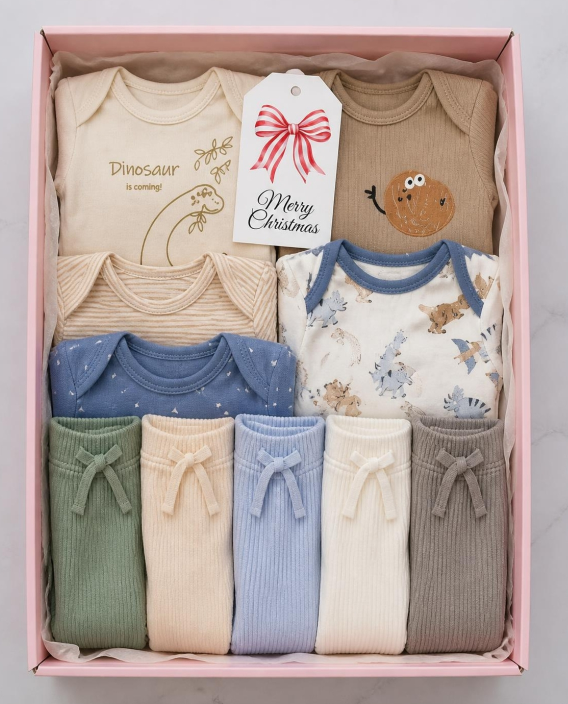
#> input picture sunnozy-content/posts/kampagne-weihnachtsbox/fotos/box_dinosaur.jpg, 1136 x 1408 px, given in place of box_mum_dad_me.jpg, which was not available (shown at 1/2 size); the run also reads 1 picture not shown here
$ python make_meta_ads_geschenkbox.py ../posts/kampagne-weihnachtsbox/fotos/box_dinosaur.jpg
#> lines starting #> are read from the running program, lines starting #| are printed output that depends on the picture; after the words box and inside, x2 and y2 are one past the last pixel; in counts of white or black regions, pixels touching at a corner belong together
#> further down, im is the input picture: PIL image 1136x1408 RGB; mean R, G, B 178.6, 164.4, 160
#> in karte, `c = Image.new('RGB', (W, H))`: c: PIL image 1080x1080 RGB; every value is 0
"""Meta-Anzeigen (Facebook/Instagram) fuer die Weihnachts-Geschenkboxen, im Stil der Set-Anzeigen (`make_meta_ads.py`).

Je Box: Karussell-Karte 1:1 (Foto links, rechts schmales Feld mit Logo senkrecht, «FERTIG VERPACKT», «mit
Weihnachtskarte», unten Versandversprechen), Feed 4:5 und Story 9:16 (Foto oben, Feld unten). Oben links das
schwarze Preis-Etikett. Dazu die personalisierte Box («Stell Deine Box selbst zusammen», ohne Preis-Etikett: der Preis
entsteht erst aus der Auswahl der Kundin)
und eine Uebersicht aller Boxen als Einstieg ins Karussell.
Fotos: `posts/kampagne-weihnachtsbox/fotos` (Real-ESRGAN, 2272 px), personalisierte Box: `personalisiert/`.

Aufruf: python3 make_meta_ads_geschenkbox.py <kampagnen-ordner>
"""
import os, sys
import numpy as np
from PIL import Image, ImageDraw, ImageFont, ImageFilter

camp = sys.argv[1]
out = os.path.join(camp, 'meta-ads')
os.makedirs(out, exist_ok=True)
ROOT = os.path.dirname(os.path.dirname(os.path.abspath(__file__)))
INTER = '/usr/share/fonts/opentype/inter/Inter-{}.otf'
FR = lambda s: ImageFont.truetype(os.path.join(ROOT, 'fonts', 'fraunces-600.ttf'), int(s))
IN = lambda w, s: ImageFont.truetype(INTER.format(w), int(s))
PANEL, INK, GRAU, WALD = (240, 226, 224), (17, 17, 17), (110, 106, 101), (35, 48, 41)

# (Datei, Name, Inhalt, Preis)
BOXEN = [('box_mum_dad_me', 'Mum Dad Me', '5 Bodys + 5 Leggings', '47.90'),
         ('box_lovely_little_girl', 'Lovely Little Girl', '3 Bodys + 5 Leggings', '44.90'),
         ('box_growing_up_strong', 'Growing up strong', '5 Bodys + 5 Jogginghosen', '47.90'),
         ('box_i_love_my_mummy', 'I love my Mummy', '3 Bodys + 3 Halstücher', '34.90'),
         ('box_dino', 'Dino', '3 Bodys + 3 Mulltücher', '44.90'),
         ('box_dinosaur', 'Dinosaur', '5 Bodys + 5 Jogginghosen', '47.90'),
         ('box_little_one', 'Little One', '5 Bodys + 3 Mulltücher', '49.90'),
         ('box_i_like_flying', 'I like flying', '3 Bodys + 5 Leggings', '44.90')]


def load_logo(width, col=INK):
    a = np.asarray(Image.open(os.path.join(ROOT, 'logo-sunnozy.webp')).convert('RGB')).astype(float)
    al = np.clip((255 - a.min(axis=2)) / 255 * 1.2, 0, 1); al[al < 0.08] = 0
    L = Image.new('RGBA', (a.shape[1], a.shape[0]), col + (0,)); L.putalpha(Image.fromarray((al * 255).astype(np.uint8)))
    L = L.crop(L.getbbox())
    return L.resize((width, round(L.height * width / L.width)), Image.LANCZOS)


def flaeche(im, W, H, foto=True):
    """Foto auf W x H einpassen (ganz sichtbar), Rest mit weichem Verlauf aus den Bildecken, Kanten eingeblendet."""
#> called with W = 760, H = 1080, foto = True
    a = np.asarray(im).astype(float); k = 40
    e = [np.median(a[:k, :k].reshape(-1, 3), 0), np.median(a[:k, -k:].reshape(-1, 3), 0),
         np.median(a[-k:, :k].reshape(-1, 3), 0), np.median(a[-k:, -k:].reshape(-1, 3), 0)]
    ty, tx = np.linspace(0, 1, H)[:, None, None], np.linspace(0, 1, W)[None, :, None]
    g = (e[0] * (1 - tx) + e[1] * tx) * (1 - ty) + (e[2] * (1 - tx) + e[3] * tx) * ty
    c = Image.fromarray(np.clip(g, 0, 255).astype(np.uint8))
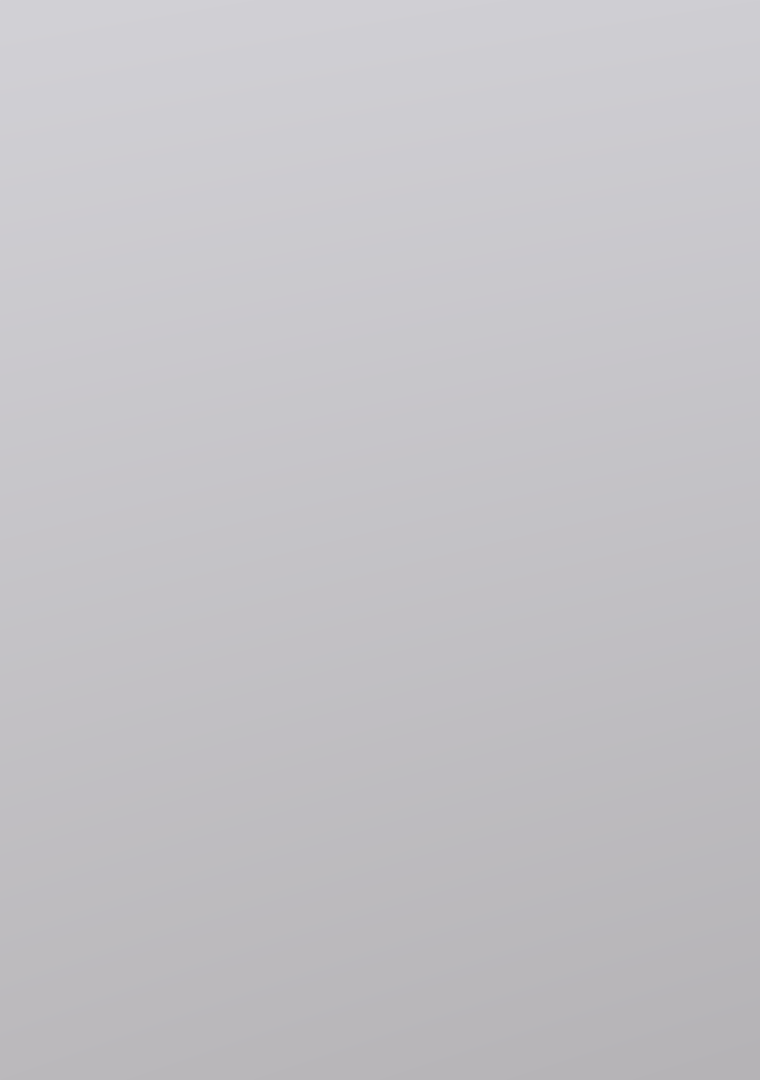
#> c: PIL image 760x1080 RGB; mean R, G, B 195.8, 194.3, 198.3
    if not foto:
        return c
    s = min(W / im.width, H / im.height); t = im.resize((round(im.width * s), round(im.height * s)), Image.LANCZOS)
#> after `t = im.resize((round(im.width * s), round(im.height * s)), Image.LANCZ`:
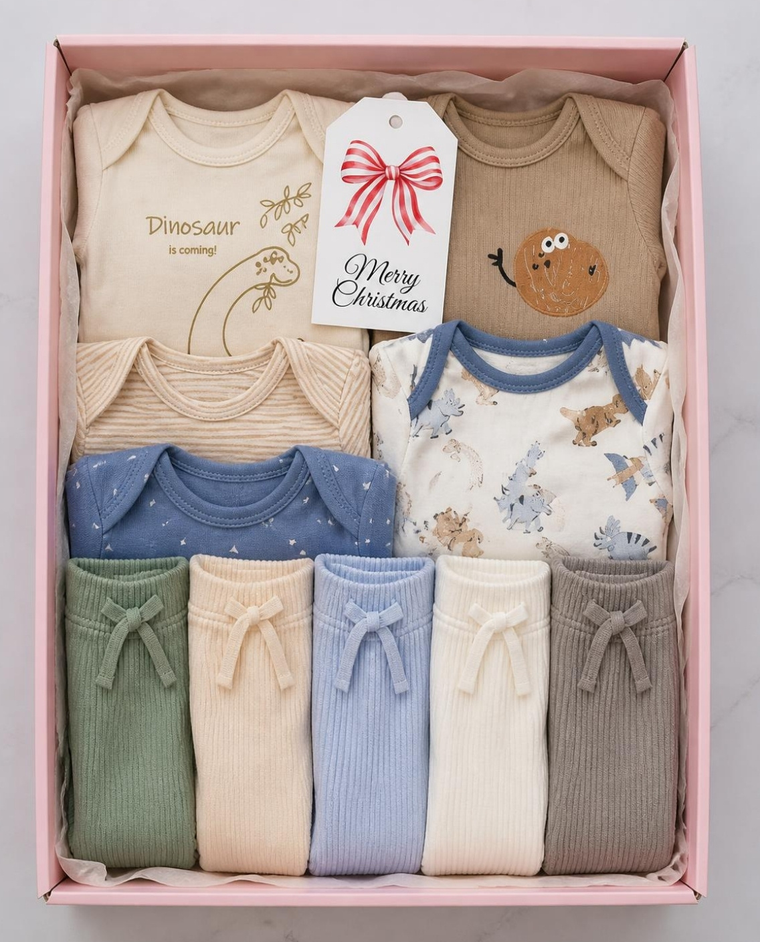
#> t: PIL image 760x942 RGB; mean R, G, B 178.6, 164.4, 160
    f = max(12, int(min(t.size) * 0.035))
#> f = 26
    m = Image.new('L', t.size, 0); ImageDraw.Draw(m).rectangle([f, f, t.width - f, t.height - f], fill=255)
#> after `m = Image.new('L', t.size, 0)`: m: PIL image 760x942 L; every value is 0
#> after `ImageDraw.Draw(m).rectangle([f, f, t.width - f, t.height - f], fill=25`:
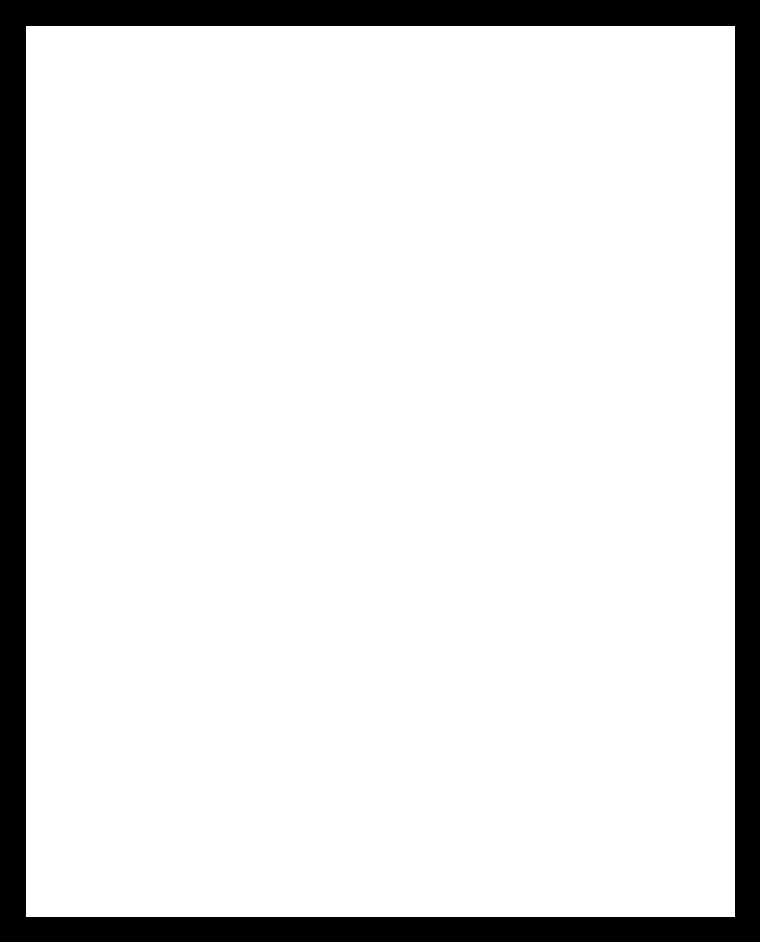
#> m: PIL image 760x942 L; 88.2% white; 1 black region, box (x1, y1, x2, y2) and area: (0, 0, 760, 942) 84201
    c.paste(t, ((W - t.width) // 2, (H - t.height) // 2), m.filter(ImageFilter.GaussianBlur(f / 2)))
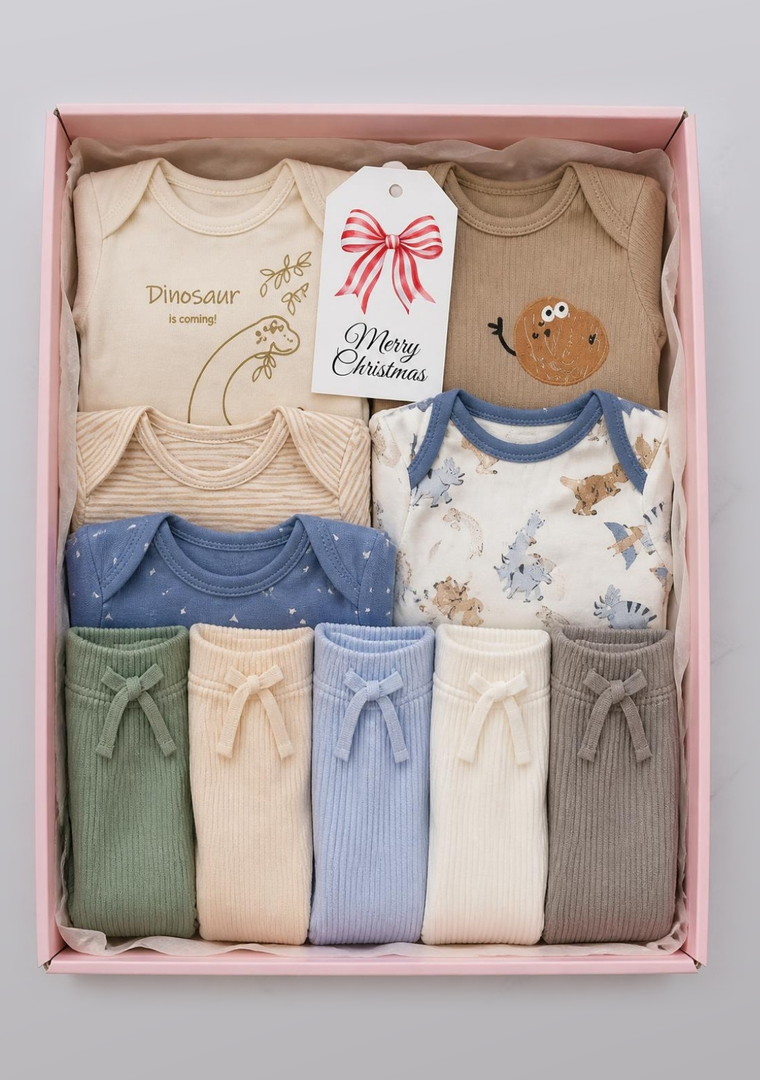
#> c: PIL image 760x1080 RGB; mean R, G, B 181.2, 169.3, 166
    return c


# [7 lines left out: function badge, not called in this run]


def panel(c, x0, x1, y0, y1, zeilen=('FERTIG', 'VERPACKT'), klein='mit Weihnachtskarte'):
    d = ImageDraw.Draw(c); d.rectangle([x0, y0, x1, y1], fill=PANEL); pw = x1 - x0
    lg = load_logo(int((y1 - y0) * 0.46)).rotate(-90, expand=True)
    if lg.width > pw * 0.6:
        s = pw * 0.6 / lg.width; lg = lg.resize((round(lg.width * s), round(lg.height * s)), Image.LANCZOS)
    ly = y0 + int((y1 - y0) * 0.06); c.paste(lg, (int(x0 + (pw - lg.width) / 2), ly), lg)
    ty = ly + lg.height + (y1 - y0) * 0.06
    for z in zeilen:
        d.text((x0 + pw / 2, ty), z, font=IN('Bold', 31), fill=INK, anchor='mt'); ty += 38
    d.text((x0 + pw / 2, ty + 8), klein, font=IN('Regular', 21), fill=GRAU, anchor='mt')
    d.text((x0 + pw / 2, y1 - (y1 - y0) * 0.1), 'GRATISVERSAND', font=IN('Bold', 22), fill=INK, anchor='mm')
    d.text((x0 + pw / 2, y1 - (y1 - y0) * 0.1 + 30), 'ab CHF 50', font=IN('Regular', 21), fill=GRAU, anchor='mm')


# [7 lines left out: function band, not called in this run]


def karte(im, preis, **kw):
    W = H = 1080; split = 760
    c = Image.new('RGB', (W, H)); c.paste(flaeche(im, split, H), (0, 0))
#> after `c.paste(flaeche(im, split, H), (0, 0))`:
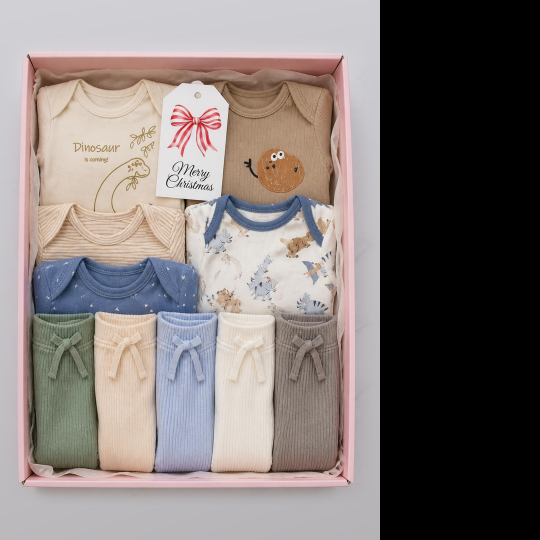
#> c: PIL image 1080x1080 RGB (shown at 1/2 size); mean R, G, B 127.5, 119.1, 116.8
    panel(c, split, W, 0, H, **kw); badge(c, (30, 28), preis)
    return c


# [31 lines left out: functions feed, story, uebersicht, not called in this run]


if __name__ == '__main__':
    for n, name, inhalt, preis in BOXEN:
        im = Image.open(os.path.join(camp, 'fotos', n + '.jpg')).convert('RGB')
        k = n[4:]
#> (the run stopped early here; a loop or call above may not have finished)
